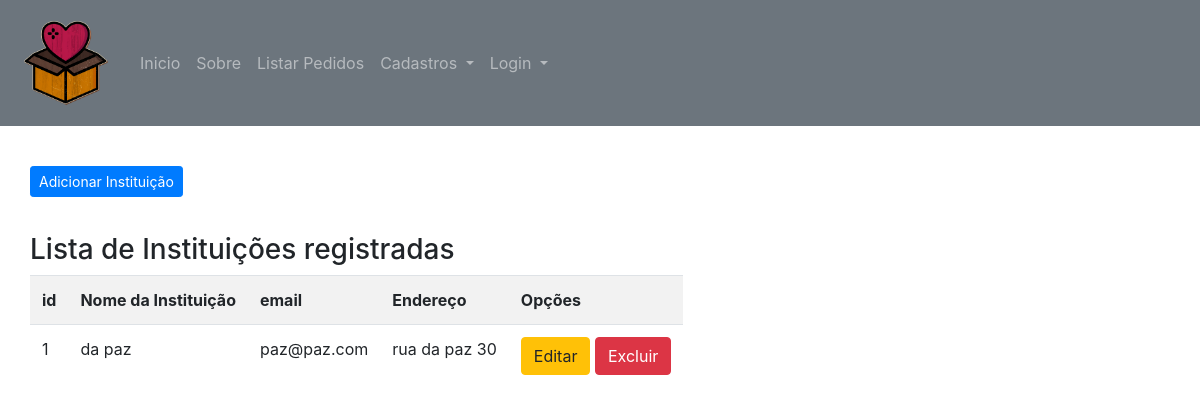
Page /listar/instituicao/ on the earlier database version.
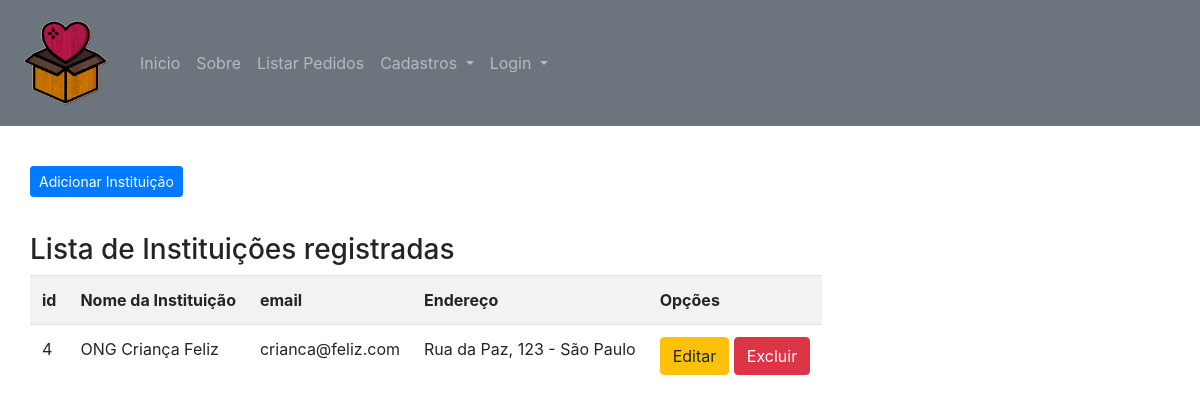
Same page on the later database version.
### doacao/models.py (models this page shows, shortened)
class Instituicao(models.Model):
   nome = models.CharField(max_length = 100, verbose_name="Nome da Instituição")
   email = models.CharField(max_length= 100, verbose_name="e-mail")
   endereco = models.CharField(max_length= 255,verbose_name="Endereço")

### doacao/views.py (the view)
# urls.py: path('listar/instituicao/', Instituicaolist.as_view(), name="listar-instituicao"),
class Instituicaolist(ListView):
   model = Instituicao
   template_name = 'listarinstituicao.html'

### doacao/templates/listarinstituicao.html
{% extends 'base.html' %}
{% load static %}
{% load crispy_forms_tags %}
{% block conteudo %}
<h3>
    <a href="{% url 'cadastrar-instituicao' %}" class="btn btn-primary btn-sm float-left">Adicionar Instituição</a>
    <br>
    <br>
    Lista de Instituições registradas
    <br>
</h3>
<table class="table table-striped">
    <tr>
        <th>id</th>
        <th>Nome da Instituição</th>
        <th>email</th>
        <th>Endereço</th>
        <th>Opções</th>
    </tr>
    {% for instituicao in object_list %}
    <tr>
        <td>{{instituicao.id}}</td>
        <td>{{instituicao.nome}}</td>
        <td>{{instituicao.email}}</td>
        <td>{{instituicao.endereco}}</td>
        <td>
            <a href="{% url 'deletar-instituicao' instituicao.pk %}" class="btn btn-warning">Editar</a>
            <a href="{% url 'deletar-instituicao' instituicao.pk %}" class="btn btn-danger">Excluir</a>
        </td>
    </tr>
    {% empty %}
    <tr>
        <td colspan="3">Nenhuma usuario cadastrada!</td>
    </tr>
    {% endfor %}
</table>
{% endblock %}

Differences in the rows shown:
removed Instituicao: id "1", nome "da paz", email "paz@paz.com", endereco "rua da paz 30"
added Instituicao: id "4", nome "ONG Criança Feliz", email "crianca@feliz.com", endereco "Rua da Paz, 123 - São Paulo"
